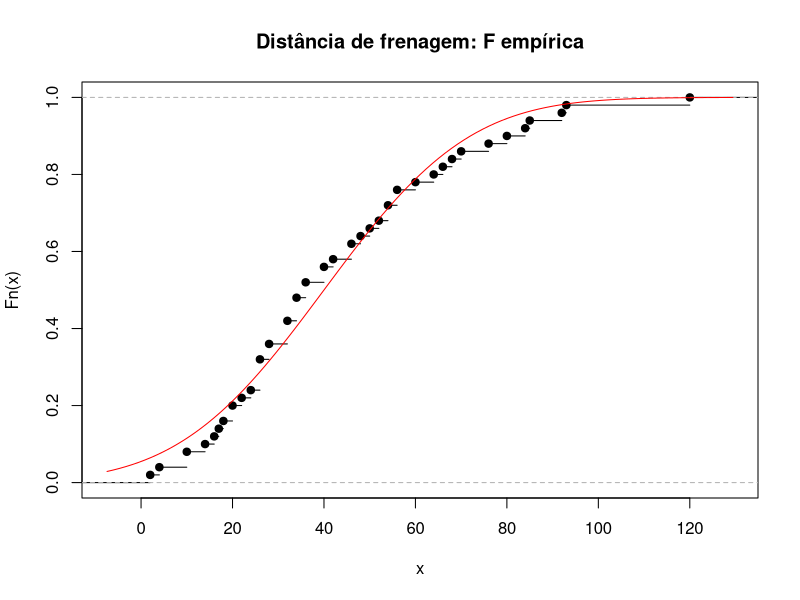
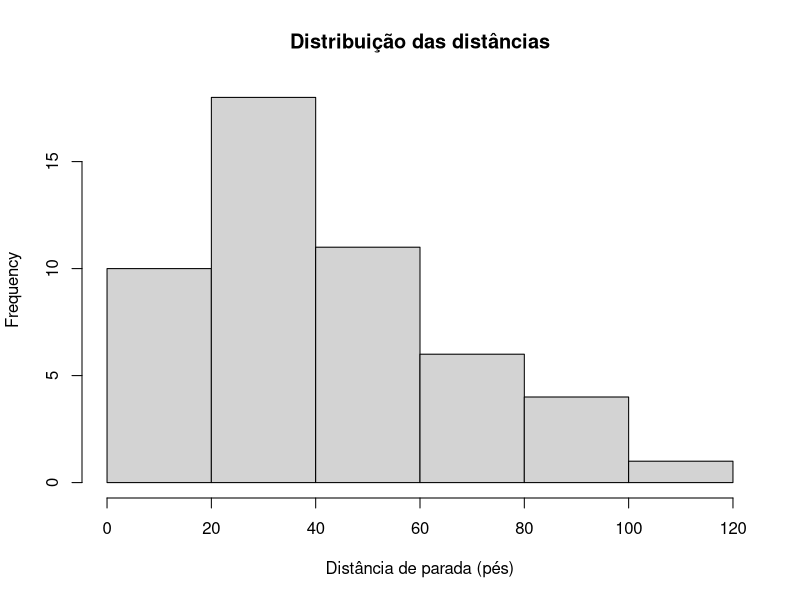

The R source for these figures, in order:
# Kolmogorov–Smirnov (uma amostra) ----

# Ajuste e resultados ----
x <- cars$dist
# Distribuição de referência especificada previamente:
resultado <- ks.test(x, "pnorm", mean = 40, sd = 25)
print(resultado)
plot(ecdf(x), main = "Distância de frenagem: F empírica")
curve(pnorm(x, 40, 25), add = TRUE, col = "red")

# Visualização e diagnóstico ----
hist(cars$dist, breaks = "FD", main = "Distribuição das distâncias", xlab = "Distância de parada (pés)")
